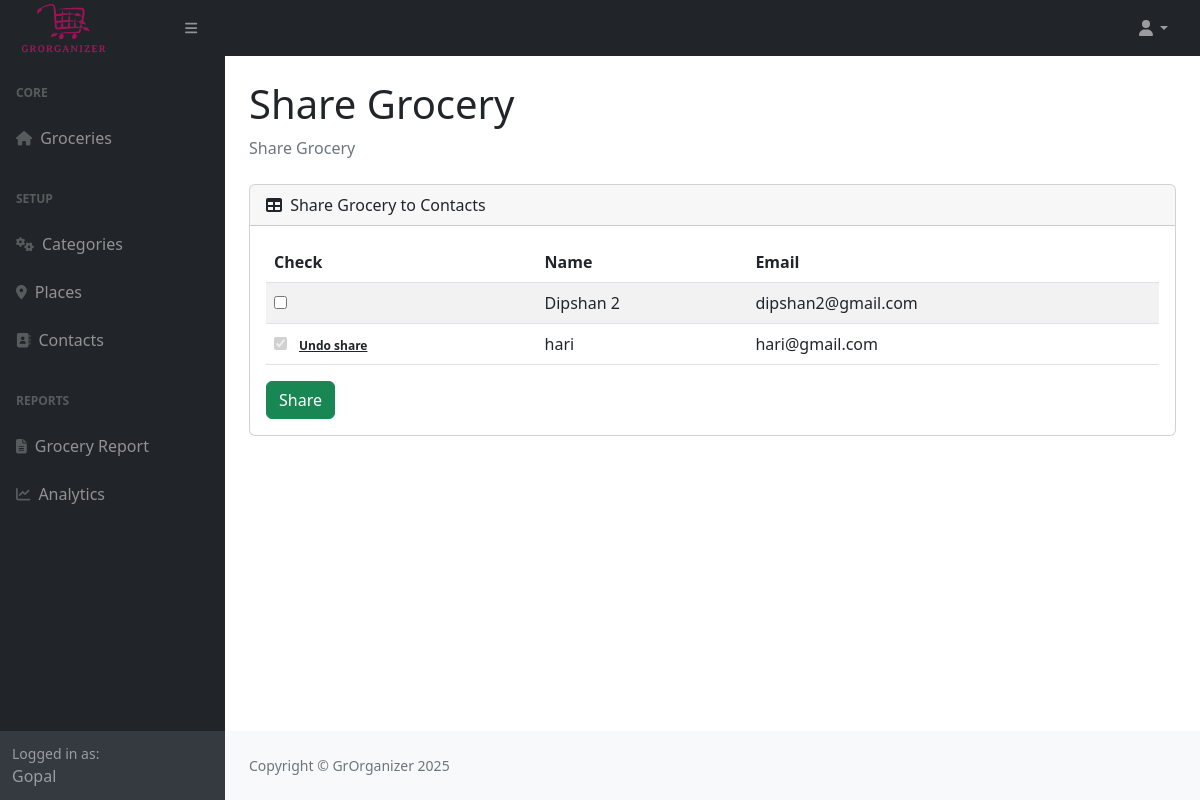
/groceries/share/2 (signed in), run on the app's committed database.
### tables this page shows
CREATE TABLE contacts (
    id INTEGER PRIMARY KEY AUTOINCREMENT,
    created_by INTEGER NOT NULL,  -- User who created the contact
    user_contact_id INTEGER NOT NULL,  -- User being added as a contact
    created_at DATETIME DEFAULT CURRENT_TIMESTAMP,
    updated_at DATETIME DEFAULT CURRENT_TIMESTAMP,
    FOREIGN KEY (created_by) REFERENCES users (id) ON DELETE CASCADE,
    FOREIGN KEY (user_contact_id) REFERENCES users (id) ON DELETE CASCADE,
    UNIQUE (created_by, user_contact_id)
);

CREATE TABLE users (
    id INTEGER PRIMARY KEY AUTOINCREMENT,
    email TEXT NOT NULL UNIQUE,
    name TEXT NOT NULL,
    password TEXT NOT NULL,
    created_at DATETIME DEFAULT CURRENT_TIMESTAMP,
    updated_at DATETIME DEFAULT CURRENT_TIMESTAMP
, reset_token TEXT, reset_token_expiry DATETIME);

### app.py (the view, shortened to what this page needs)
@app.route("/groceries/share/<id>", methods=["GET", "POST"])
@login_required
def share_grocery(id):
    if request.method == "GET":
        contacts = db.execute("SELECT users.*, contacts.id as cid, contacts.created_by, contacts.user_contact_id FROM contacts JOIN users ON contacts.user_contact_id = users.id WHERE contacts.created_by = ?", session.get("user_id"))
        for contact in contacts:
            contact["shared"] = False
            shared = db.execute("SELECT * FROM shared_groceries WHERE shared_by = ? AND shared_to = ? AND grocery_id = ?", contact["created_by"], contact["user_contact_id"], id)
            if(len(shared) > 0):
                contact["shared"] = True
                contact['sharedg_id'] = shared[0]["id"]
        return render_template("share_list.html", contacts=contacts)

### helpers.py (called while the page is built)
def login_required(f):
    @wraps(f)
    def decorated_function(*args, **kwargs):
        if session.get("user_id") is None:
            return redirect("/")
        return f(*args, **kwargs)
    return decorated_function

### templates/share_list.html (shortened to what this page needs)
{% extends "layout.html" %}
{% block content %}
<div class="container-fluid px-4">
  <h1 class="mt-4">Share Grocery</h1>
  <ol class="breadcrumb mb-4">
    <li class="breadcrumb-item active">Share Grocery</li>
  </ol>
  <div class="card mb-4">
    <div class="card-header">
      <i class="fas fa-table me-1"></i>
      Share Grocery to Contacts
    </div>
    <div class="card-body">
      <form action="" method="POST">
        <table class="table table-striped">
          <thead>
            <tr>
              <th>Check</th>
              <th>Name</th>
              <th>Email</th>
            </tr>
          </thead>
          <tbody>
            {% for contact in contacts %}
            <tr>
              <td>
                {% if not contact.shared %}
                <input type="checkbox" name="contacts[]" value="{{contact.id}}">
                {% else %}
                <input type="checkbox" name="contacts[]" value="{{contact.id}}" checked disabled>
                <a href="/groceries/undoshare/{{contact.sharedg_id}}" class="badge badge-secondary text-dark">Undo share</a>
                {% endif %}
              </td>
              <td>{{contact.name}}</td>
              <td>{{contact.email}}</td>
            </tr>
            {% endfor %}
          </tbody>
        </table>
        <button type="submit" class="btn btn-success">Share</button>
      </form>
    </div>
  </div>
</div>
{% endblock content %}

### data on the page
contacts: name "Dipshan 2", email "dipshan2@gmail.com"
contacts: name "hari", email "hari@gmail.com"

### other printed values
{{ session["user_name"] }} "Gopal"
